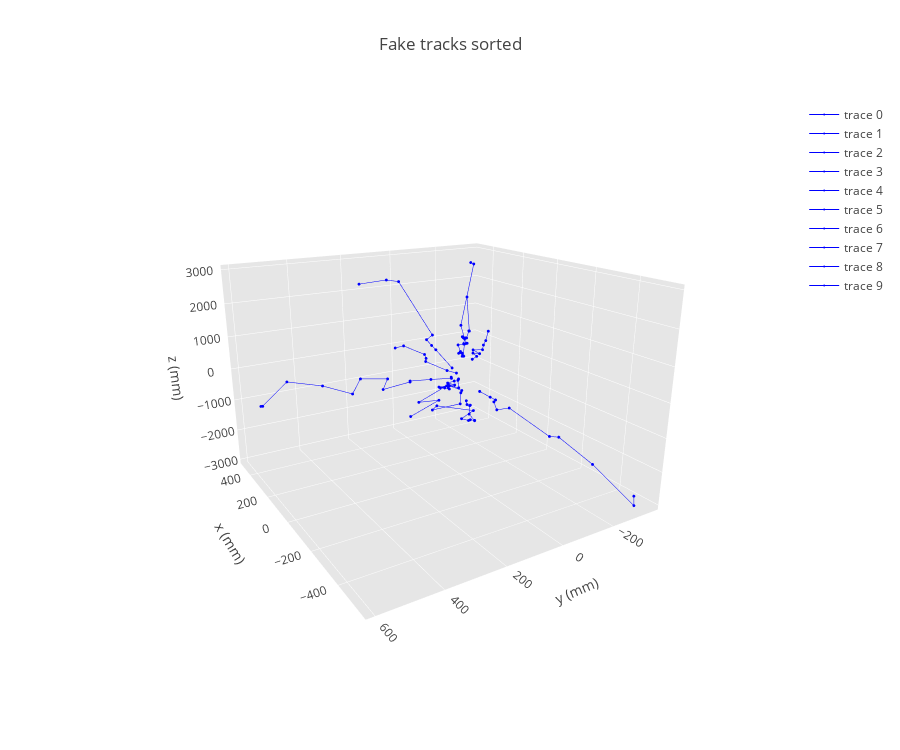

Notebook cell for this chart:
### Markdown cell above
### Ploting using parameters

### Code cell
track_plot(tracks_fake_sort, track_color = 'blue', n_tracks = 10, title = 'Fake tracks sorted')

### Figure 1 — Plotly figure (JSON) as saved in the notebook; plotly's stock layout.template omitted (floating-point values rounded to 4 significant figures)
{"data": [{"line": {"color": "blue", "width": 1}, "marker": {"color": "blue", "size": 1}, "type": "scatter3d", "uid": "f4837d81-361f-469d-951a-d21634784d60", "x": [31.4, 31.54, 79.93, 147.1, 110.1, 131.2, 257.5, 351.6, 384.1, 360.4, 407.3, 376.5, null, null, null, null, null, null, null], "y": [-10.35, -7.946, -41.46, -43.92, -73.3, -82.56, -159.1, -88.4, -127.6, -288.4, -260.4, -275.8, null, null, null, null, null, null, null], "z": [-152.9, -194.0, -602.5, -702, -818, -962, -1798.0, -2148.0, -2152.0, -2552.0, -2944.0, -2954.0, null, null, null, null, null, null, null]}, {"line": {"color": "blue", "width": 1}, "marker": {"color": "blue", "size": 1}, "type": "scatter3d", "uid": "1f895f7a-bbce-447d-b0f1-cfe96f793c1c", "x": [-60.37, -64.77, -98.12, -104.9, -123.5, -95.56, -192.2, -214.9, -307.7, -541.7, -494.4, null, null, null, null, null, null, null, null], "y": [-37.81, -78.31, -77.69, -66.26, -66.34, -137.8, -243.4, -266.4, -346.5, -316.8, -363.8, null, null, null, null, null, null, null, null], "z": [-363.7, -598, -598, -620.8, -818, -962, -1796.0, -1796.0, -2552.0, -2946.0, -2948.0, null, null, null, null, null, null, null, null]}, {"line": {"color": "blue", "width": 1}, "marker": {"color": "blue", "size": 1}, "type": "scatter3d", "uid": "4c7f3b17-753a-41ef-b232-584d8aaf8644", "x": [31.44, 71.4, 61.86, 115.5, 105.9, 128.8, 127.9, 115.9, 153.2, 150.2, 275.8, 255.3, 442.6, null, null, null, null, null, null], "y": [6.838, 9.161, -13.58, 13.69, 0.7501, -28.37, -27.14, -24.41, -3.233, -33.89, 13.04, -62.44, -39.27, null, null, null, null, null, null], "z": [-194.8, -346.9, -423.8, -598, -602, -598, -698, -702, -698, -698, -1496.0, -1498.0, -2552.0, null, null, null, null, null, null]}, {"line": {"color": "blue", "width": 1}, "marker": {"color": "blue", "size": 1}, "type": "scatter3d", "uid": "290d28d8-303f-4e67-bbbc-19379c4b2f9e", "x": [21.71, 16.06, 14.04, 65.72, 93.75, 90.56, 93.68, 192.1, 257.6, 164.0, 349.9, 488.1, 291.4, 295.8, null, null, null, null, null], "y": [24.99, 27.71, 28.68, 79.34, 144.3, 146.3, 245.5, 180.6, 253.8, 324.8, 359.0, 442.0, 591.1, 595.7, null, null, null, null, null], "z": [-21.33, -33.28, -34.49, -112.4, -126.6, -145.3, -224.4, -235.6, -276.2, -405.8, -558.0, -626.9, -658.8, -665.1, null, null, null, null, null]}, {"line": {"color": "blue", "width": 1}, "marker": {"color": "blue", "size": 1}, "type": "scatter3d", "uid": "d99f6163-9453-4dd1-982d-79392771a9fd", "x": [-41.32, -55.23, -54.55, -73.83, -72.13, -87.01, -89.36, -91.02, -97.97, null, null, null, null, null, null, null, null, null, null], "y": [-18.01, -26.24, -11.71, -25.13, -0.6533, -27.55, -29.03, -36.63, -40.96, null, null, null, null, null, null, null, null, null, null], "z": [597.5, 702.5, 818, 822, 962.5, 962, 1102, 1224.0, 1502, null, null, null, null, null, null, null, null, null, null]}, {"line": {"color": "blue", "width": 1}, "marker": {"color": "blue", "size": 1}, "type": "scatter3d", "uid": "3a7a2fa7-3411-4048-af5e-c33d8b73cecf", "x": [25.32, 89.91, 102.0, 124.3, 115.6, 255.1, 306.7, 285.9, null, null, null, null, null, null, null, null, null, null, null], "y": [19.59, 46.17, 55.68, 63.11, 44.77, 99.62, 121.2, 233.8, null, null, null, null, null, null, null, null, null, null, null], "z": [244.7, 702, 822, 962, 1098, 2548.0, 2548.0, 2548.0, null, null, null, null, null, null, null, null, null, null, null]}, {"line": {"color": "blue", "width": 1}, "marker": {"color": "blue", "size": 1}, "type": "scatter3d", "uid": "91d42b56-5b73-420b-8792-f79fdc3875c2", "x": [-11.51, -22.36, -54.91, -45.52, -30.31, -31.3, -111.5, null, null, null, null, null, null, null, null, null, null, null, null], "y": [24.79, 67.95, 166.0, 159.3, 156.6, 231.0, 300.1, null, null, null, null, null, null, null, null, null, null, null, null], "z": [179.2, 344.1, 822.5, 881.8, 958, 1302.0, 1496.0, null, null, null, null, null, null, null, null, null, null, null, null]}, {"line": {"color": "blue", "width": 1}, "marker": {"color": "blue", "size": 1}, "type": "scatter3d", "uid": "2b535b18-b46f-4089-b090-57cb052d7f90", "x": [9.894, 11.92, 11.78, 2.165, -1.5, 16.33, 2.637, 4.806, 19.06, null, null, null, null, null, null, null, null, null, null], "y": [-29.67, -34.36, -34.51, -41.56, -37.14, -46.49, -60.89, -63.03, -53.81, null, null, null, null, null, null, null, null, null, null], "z": [-822.5, -957.5, -958, -962, -962.5, -1298.0, -1502, -1502, -1502.0, null, null, null, null, null, null, null, null, null, null]}, {"line": {"color": "blue", "width": 1}, "marker": {"color": "blue", "size": 1}, "type": "scatter3d", "uid": "4f38f17c-83c1-416c-8337-545e83905571", "x": [38.95, 39.28, 44.03, 46.18, 45.0, 58.63, 57.15, 63.51, 100.8, 189.8, 225.2, null, null, null, null, null, null, null, null], "y": [-27.55, -29.71, -17.36, -27.74, -25.08, -23.75, -45.23, -52.9, -60.31, -166.6, -176.3, null, null, null, null, null, null, null, null], "z": [597.5, 597.5, 602, 602.5, 642.0, 818, 822, 957.5, 1298, 2948.0, 2946.0, null, null, null, null, null, null, null, null]}, {"line": {"color": "blue", "width": 1}, "marker": {"color": "blue", "size": 1}, "type": "scatter3d", "uid": "ac873ff6-8e4b-4189-b8b9-465e71c2d448", "x": [-27.3, -29.97, -29.77, -43.97, -41.7, -39.15, -42.25, -35.47, -49.9, -52.04, -55.65, -57.75, -59.81, -62.26, -101.8, null, null, null, null], "y": [12.73, 8.627, 10.64, 15.04, 7.605, 15.17, 4.031, 18.32, 23.26, 18.25, 14.62, 7.246, 9.208, 8.822, 44.93, null, null, null, null], "z": [702, 702.5, 723.2, 1098, 1102, 1102.0, 1102.0, 1298, 1298, 1298, 1298, 1498.0, 1502, 1502, 2554.0, null, null, null, null]}], "layout": {"autosize": false, "height": 750, "scene": {"aspectmode": "manual", "aspectratio": {"x": 1, "y": 1, "z": 0.7}, "camera": {"eye": {"x": -1.743, "y": 1.071, "z": 0.71}, "up": {"x": 0, "y": 0, "z": 1}}, "xaxis": {"backgroundcolor": "rgb(230, 230,230)", "gridcolor": "rgb(255, 255, 255)", "showbackground": true, "title": {"text": "x (mm)"}, "zerolinecolor": "rgb(255, 255, 255)"}, "yaxis": {"backgroundcolor": "rgb(230, 230,230)", "gridcolor": "rgb(255, 255, 255)", "showbackground": true, "title": {"text": "y (mm)"}, "zerolinecolor": "rgb(255, 255, 255)"}, "zaxis": {"backgroundcolor": "rgb(230, 230,230)", "gridcolor": "rgb(255, 255, 255)", "showbackground": true, "title": {"text": "z (mm)"}, "zerolinecolor": "rgb(255, 255, 255)"}}, "title": {"text": "Fake tracks sorted"}, "width": 900}}
